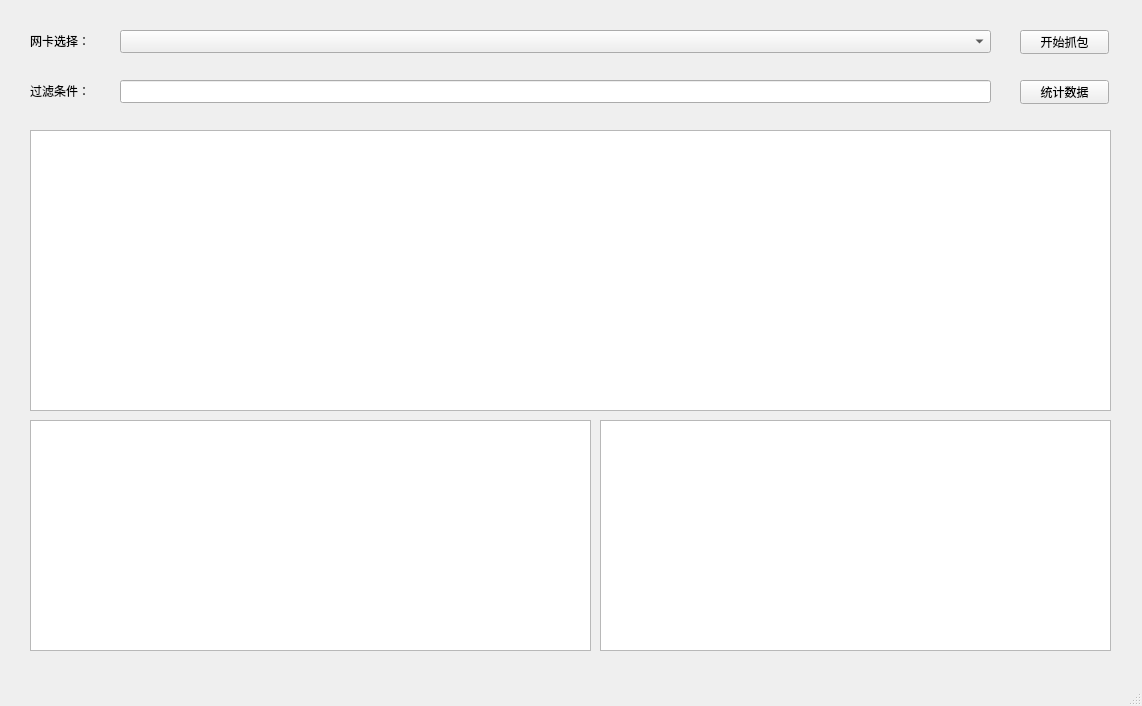
<?xml version="1.0" encoding="UTF-8"?>
<ui version="4.0">
 <class>MainWindow</class>
 <widget class="QMainWindow" name="MainWindow">
  <property name="enabled">
   <bool>true</bool>
  </property>
  <property name="geometry">
   <rect>
    <x>0</x>
    <y>0</y>
    <width>1142</width>
    <height>706</height>
   </rect>
  </property>
  <property name="minimumSize">
   <size>
    <width>0</width>
    <height>0</height>
   </size>
  </property>
  <property name="windowTitle">
   <string>Rianna's Sniffer</string>
  </property>
  <property name="windowIcon">
   <iconset resource="res/resource.qrc">
    <normaloff>:/logo.png</normaloff>:/logo.png</iconset>
  </property>
  <widget class="QWidget" name="centralwidget">
   <widget class="QComboBox" name="comboBox">
    <property name="geometry">
     <rect>
      <x>120</x>
      <y>30</y>
      <width>871</width>
      <height>23</height>
     </rect>
    </property>
   </widget>
   <widget class="QLabel" name="label">
    <property name="geometry">
     <rect>
      <x>30</x>
      <y>30</y>
      <width>81</width>
      <height>21</height>
     </rect>
    </property>
    <property name="text">
     <string>网卡选择：</string>
    </property>
   </widget>
   <widget class="QPushButton" name="startButton">
    <property name="geometry">
     <rect>
      <x>1020</x>
      <y>30</y>
      <width>89</width>
      <height>24</height>
     </rect>
    </property>
    <property name="text">
     <string>开始抓包</string>
    </property>
    <property name="checkable">
     <bool>true</bool>
    </property>
   </widget>
   <widget class="QTableView" name="tableView">
    <property name="geometry">
     <rect>
      <x>30</x>
      <y>130</y>
      <width>1081</width>
      <height>281</height>
     </rect>
    </property>
   </widget>
   <widget class="QTreeView" name="treeView">
    <property name="geometry">
     <rect>
      <x>30</x>
      <y>420</y>
      <width>561</width>
      <height>231</height>
     </rect>
    </property>
   </widget>
   <widget class="QTextEdit" name="rawTextEdit">
    <property name="geometry">
     <rect>
      <x>600</x>
      <y>420</y>
      <width>511</width>
      <height>231</height>
     </rect>
    </property>
   </widget>
   <widget class="QLabel" name="label_2">
    <property name="geometry">
     <rect>
      <x>30</x>
      <y>80</y>
      <width>81</width>
      <height>21</height>
     </rect>
    </property>
    <property name="text">
     <string>过滤条件：</string>
    </property>
   </widget>
   <widget class="QLineEdit" name="filterText">
    <property name="geometry">
     <rect>
      <x>120</x>
      <y>80</y>
      <width>871</width>
      <height>23</height>
     </rect>
    </property>
   </widget>
   <widget class="QPushButton" name="countButton">
    <property name="geometry">
     <rect>
      <x>1020</x>
      <y>80</y>
      <width>89</width>
      <height>24</height>
     </rect>
    </property>
    <property name="text">
     <string>统计数据</string>
    </property>
    <property name="checkable">
     <bool>true</bool>
    </property>
   </widget>
  </widget>
  <widget class="QStatusBar" name="statusBar"/>
  <widget class="QMenuBar" name="menuBar">
   <property name="geometry">
    <rect>
     <x>0</x>
     <y>0</y>
     <width>1142</width>
     <height>25</height>
    </rect>
   </property>
  </widget>
 </widget>
 <resources>
  <include location="res/resource.qrc"/>
 </resources>
 <connections/>
</ui>
